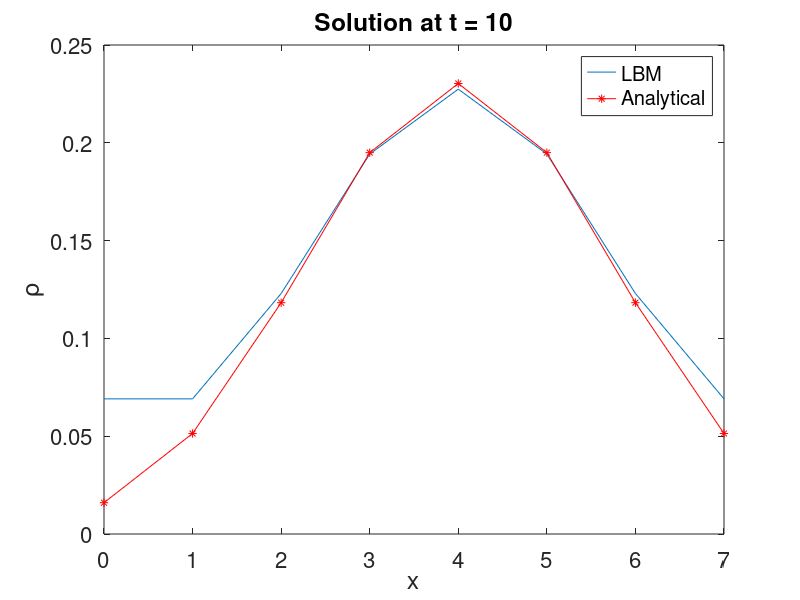

Recreate this plot in MATLAB.
% February 11th 2022 by Fatima Ezahra Chrit
% D1Q3 Lattice Boltzmann code for the case : advection-diffusion equation
% (with special case of heat diffusion in slab with const temp)
% (rho is the diffused scalar, advection velocity u is externally imposed)
% c2 - c1

clear all; close all;

flHeatDiffusion = 0;    %flag to solve heat diffusion equation (Dirichlet at T(x=0)=Tw and zero flux at x=L)
flGaussianIni = 0;  %flag to solve ADE with gaussian initialization
Tw = 1;  % wall temp in heat diffusion equation


%domain params
L = 7;     %domain length
dx = 1;     %spacing
nx = L/dx + 1; % number of nodes
x = linspace(0,L,nx);
% x = linspace(-1,1,nx);

%params for gaussian initialization
sigma0 = (L)/10;
mu0 = ceil(L/2) ;%12;

%D1Q3 lattice constants
w = [2/3 1/6 1/6]; % weight coefficients
cx = [0 1 -1]; %lattice velocities
csq = 1/3 ; %square of sound speed

%simulation parameters
if (flHeatDiffusion)
    ux = 0.; %pure diffusion
else
    ux = 0.; %Advection x-velocity 
end
D = 0.15; %0.00043;  % diffusion coefficient (equivalent to viscosity)
tau = D/csq + 1/2; %relaxation time
omega = 1/tau;
maxT  = 10; % total number of iterations 
tPlot = 1;    % cycles for graphical output

% initialisation 
if (flHeatDiffusion)
    rho = zeros(1,nx);
else
    if (flGaussianIni)
        C0 = 1; %1/(sigma0*sqrt(2*pi));
%         rho = C0 * exp(-(x-mu0).^2 / (2*sigma0^2));
        rho = 1/4 * exp(-(x-mu0).^2 / sigma0^2) + 1/2;
    else
        rho = zeros(1,nx);
        rho(mu0 + 1) = 1;  
    end
end

%plot initial dstribution
figure; plot(x,rho,'*-r'); title('Solution  t = 0');
xlabel('x', 'FontSize', 16); ylabel('\rho', 'FontSize', 16);
% set(gca,'FontSize',16);
% return;
    
%initialize distribution functons
for i=1:3
    cu = cx(i)*ux / csq; 
    feq(i,:) = rho .* w(i) .* (1 + cu); %+ cu.*cu/2 - ux.^2/(2*csq)); %commented is the non-linear term in feq
end
f = feq;  % distribution function f initialized from the equilibrium function 
rho = sum(f); 

% MAIN LOOP
for cycle = 1:maxT
    clf;     
    
     % COLLISION STEP 
    for i=1:3
        cu = cx(i) * ux / csq; 
        feq(i,:) = rho .* w(i) .* (1 + cu); %+ cu.*cu/2 - ux.^2/(2*csq)); %commented is the non-linear term in feq
        fout(i,:) = f(i,:) - omega .* (f(i,:)-feq(i,:)); 
    end 
    
    % STREAMING STEP 
    f(1,:) = fout(1,:);
    f(2,2:nx) = fout(2,1:nx-1);
    f(3,1:nx-1) = fout(3,2:nx);
    
    if (flHeatDiffusion)
        %Heat diffusion BC
        f(2,1) = Tw - f(1,1) - f(3,1);       %Dirichlet BC
%         f(1,nx) = f(1,nx-1);        %zero flux
        f(2,nx) = f(2,nx-1);        %zero flux
        f(3,nx) = f(3,nx-1);        %zero flux
    else
        % periodic BC
        f(2,1) = f(2,nx);
        f(3,nx) = f(3,1);
    end
    
    %     MACROSCOPIC VARIABLES (moments)
    rho = sum(f);
    
%   analytical solution
    if (flHeatDiffusion)
        rhoAnalytical = Tw *(1-erf(x/(sqrt(4*D*cycle))));
    else
        if(flGaussianIni)
            sigmaD = sqrt(2*D*cycle);
            rhoAnalytical = 1/4 * sigma0 / sqrt(sigma0^2 + 4*D*(cycle)) * exp(-(x-mu0 - ux*cycle).^2 / (sigma0^2 + 4*D*(cycle))) + 1/2;
        else
            rhoAnalytical = 1/sqrt(4*pi*D*cycle) * exp(- (x-mu0- ux*cycle).^2 / (4*D*cycle)) ;
        end
    end

%     % VISUALIZATION
    if (mod(cycle,tPlot)==0)
        plot(x,rho);
        hold on;
%         if(flHeatDiffusion || flGaussianIni)
            hold on
            plot(x, rhoAnalytical, '-*r');
            legend('LBM', 'Analytical');
        if(flGaussianIni)
            axis([0 L 0.5 0.75 ]);
%             axis([-1 1 0 1 ]);
        end
%         title('Solution at t = ' + cycle);
        xlabel('x', 'FontSize', 16);
        ylabel('\rho', 'FontSize', 16); 
%         axis equal off;
        drawnow
    end
end
set(gca,'FontSize',16);
title(['Solution at t = ', num2str(maxT)]);

return;
dataBudinski_t20 = [-0.03971	0.10001
4.0081	0.10096
4.93231	0.10143
5.95011	0.10246
6.95622	0.10347
7.97402	0.1053
8.99182	0.10706
10.92214	0.11168
12.94604	0.11588
14.98165	0.11792
16.72478	0.11649
18.93587	0.11242
20.97147	0.10747
23.08897	0.10347
26.03709	0.10076
27.9674	0.10015
32.95113	0.10001
44.93078	0.10001
58.19731	0.10008];

dataBudinski_t40 = [0.05388	0.10008
4.0081	0.10062
5.95011	0.1015
8.99182	0.10347
12.03353	0.10673
14.98165	0.11019
17.09915	0.11201
19.02946	0.11269
21.8021	0.1114
24.01318	0.10937
26.9613	0.10571
30.00301	0.10279
33.04472	0.10096
36.99894	0.10008
41.98266	0.10001
48.15967	0.09994
58.10372	0.09994];

dataBudinski_t60 = [0.05388	0.10001
4.93231	0.10062
7.97402	0.1015
11.01573	0.103
13.96385	0.1051
17.00555	0.10754
19.95367	0.10951
22.99538	0.11045
26.9613	0.1091
30.00301	0.10692
33.04472	0.10449
35.99284	0.10246
40.04065	0.10076
44.10016	0.10015
50.08999	0.09994
57.09761	0.09987];

dataBudinski_t100 = [0.05388	0.10001
4.0081	0.10015
7.97402	0.10049
14.05744	0.10178
19.02946	0.10381
22.99538	0.10571
27.05489	0.10741
31.00911	0.10808
35.06862	0.10747
39.03454	0.10584
42.98877	0.10388
47.04828	0.10225
51.10779	0.10103
56.07981	0.10028
61.14543	0.10001];

if(~flHeatDiffusion && ~flGaussianIni)
    switch maxT
        case 20
            plot(dataBudinski_t20(:,1)+1, dataBudinski_t20(:,2),'-*r');
        case 40
            plot(dataBudinski_t40(:,1)+1, dataBudinski_t40(:,2),'-*r');
        case 60
            plot(dataBudinski_t60(:,1)+1, dataBudinski_t60(:,2),'-*r');
        case 100
            plot(dataBudinski_t100(:,1)+1, dataBudinski_t100(:,2),'-*r');
    end
end    
if(~flHeatDiffusion && ~flGaussianIni)       
    legend('classical','Budinski');
end
title(['Solution  t = ', num2str(maxT)]);
